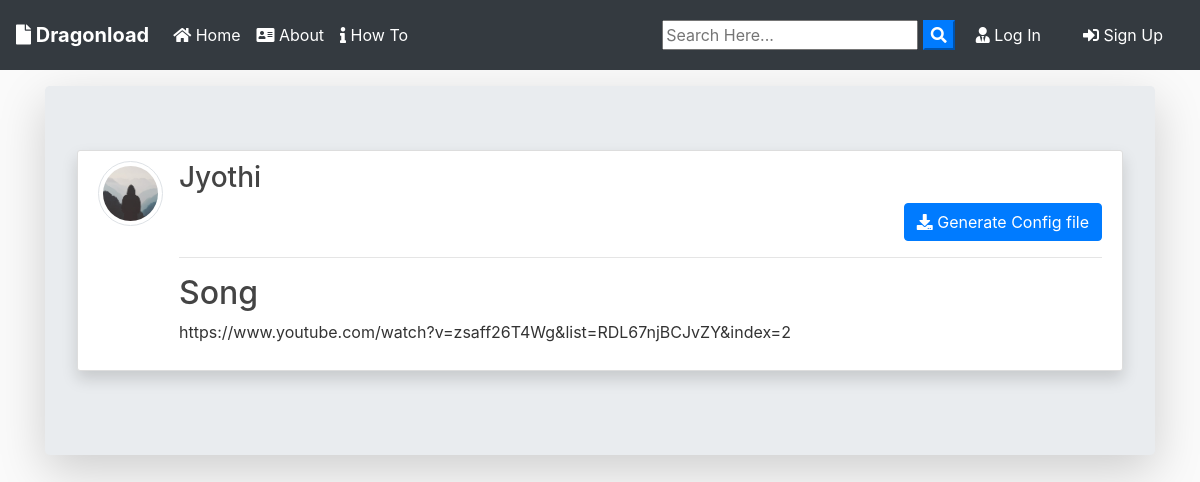
The app's page /post/25/, older data.
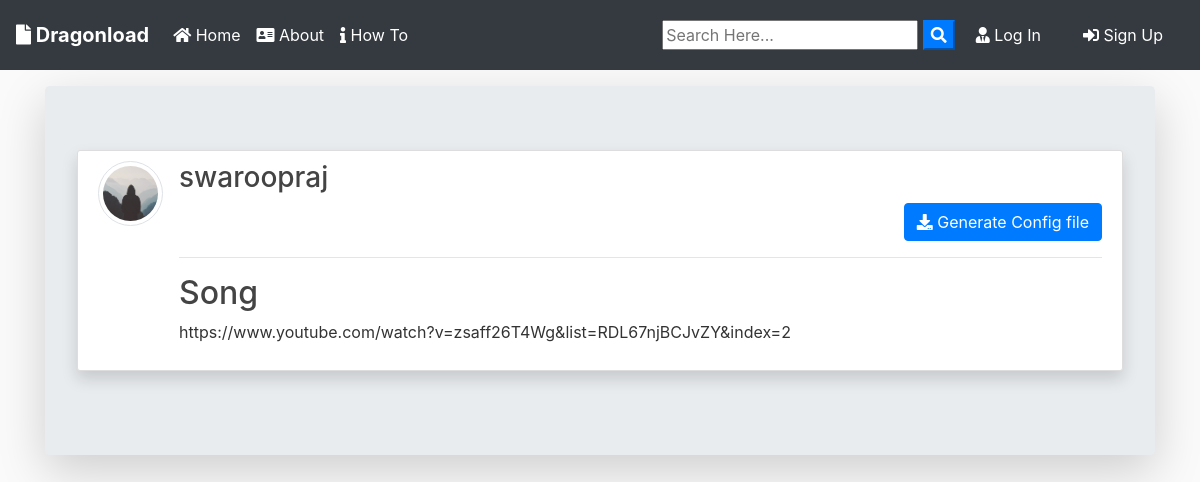
The same page, newer data.
### blog/models.py (models this page shows, shortened)
class Post(models.Model):
	title = models.CharField(max_length=100)
	url = models.URLField(max_length = 100)
	date_posted = models.DateTimeField(default=timezone.now)
	author = models.ForeignKey(User, on_delete=models.CASCADE)

### users/models.py (models this page shows, shortened)
class Profile(models.Model):
    user = models.OneToOneField(User, on_delete=models.CASCADE)
    image = models.ImageField(default='default.jpg', upload_to='profile_pics')
    ip_address =  models.CharField(max_length=30, default = '1.1.1.1')

### blog/views.py (the view)
# urls.py: path('post/<int:pk>/', PostDetailView.as_view(), name='post-detail'),
class PostDetailView(DetailView):
    model = Post
    template_name = 'blog/post_detail.html'

### blog/templates/blog/post_detail.html (shortened to what this page needs)
{% extends "blog/base.html" %}
{% block content %}
<div class="jumbotron mt-3 shadow-lg">
<article class="media content-section shadow ">
   <a href="{{ object.author.profile.image.url }} " target="_blank"> <img src="{{ object.author.profile.image.url }}  " alt="" class="article-img rounded-circle img-thumbnail img-fluid">
   </a>
    <div class="media-body">
      <div class="">
        <div class="d-flex justify-content-between">
        <a class="mr-2 mt-0 mb-0  text-dark" href="{% url 'user-posts' object.author.username  %}"><h3>{{ object.author }}</h3></a>
        </div>
        {% if object.author != user %}
          <div class="form-group mt-0 pt-0 d-flex justify-content-end">
              <a href="/media/Files/download-config.py" download class="btn btn-primary flex-last" type="submit"><i class="fas fa-download"></i> Generate Config file</a>
          </div>
        {% endif %}
        <hr>
      </div>
      <h2>{{ object.title }}</h2>
      <p class="article-content">{{ object.url }}</p>
    </div>
  </article>
{% endblock content %}

Row changes from the older to the newer data that the page shows:
changed Post "Song": author "Jyothi" → "swaroopraj"
